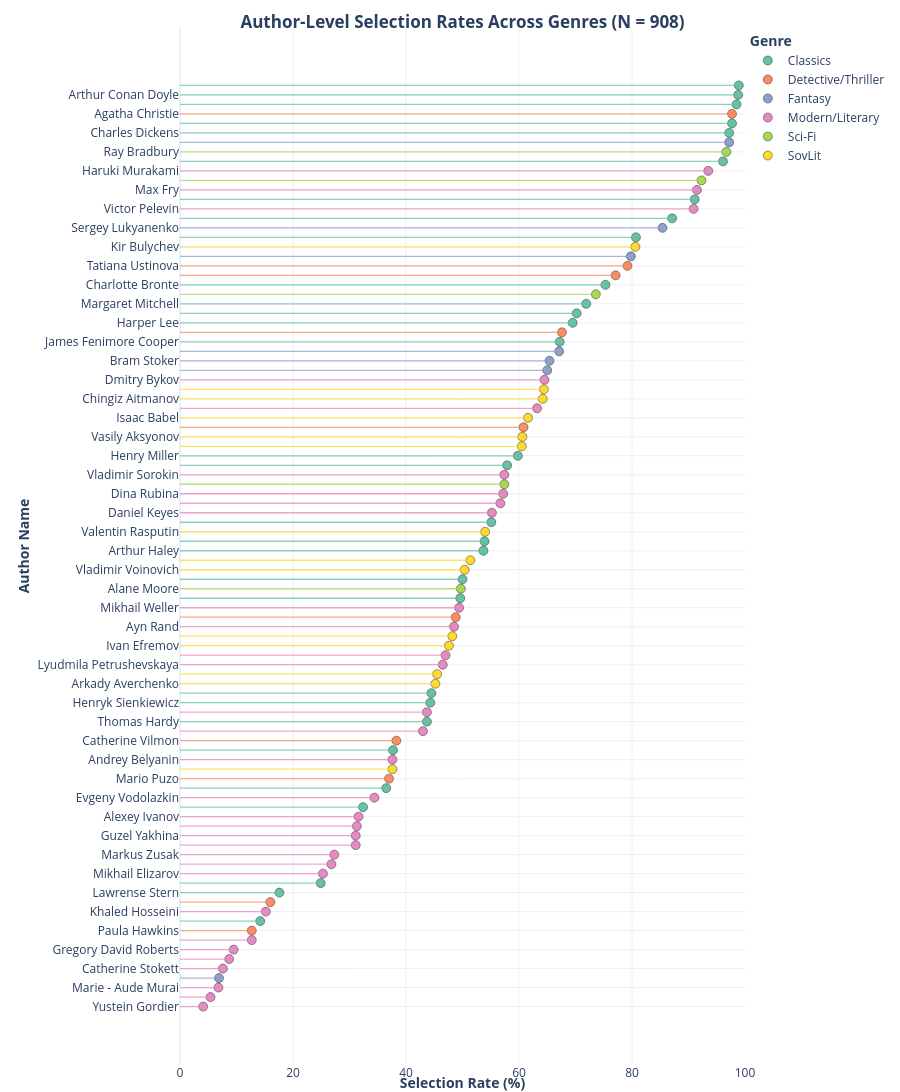

Notebook code cell kept with this figure:
### Code cell
# Interactive author selection ranking
import plotly.express as px
import plotly.graph_objects as go

plot_df = author_selection_rates.copy()
plot_df = plot_df.dropna(subset=["selection_rate_pct", "n_selected", "n_valid"])
plot_df["n_selected"] = plot_df["n_selected"].astype(float)
plot_df["n_valid"] = plot_df["n_valid"].astype(float)

# Keep order from ranking table (highest first)
item_order_desc = plot_df["item_label"].tolist()
item_order_asc = item_order_desc[::-1]

palette = px.colors.qualitative.Set2
genres = sorted(plot_df["genre"].dropna().unique().tolist())
color_map = {g: palette[i % len(palette)] for i, g in enumerate(genres)}

hover_template = (
    "<b>Author Name:</b> %{customdata[0]}<br>"
    "<b>Genre:</b> %{customdata[1]}<br>"
    "<b>Selection Rate:</b> %{x:.1f}%<br>"
    "<b>n selected:</b> %{customdata[2]:.0f}"
    "<extra></extra>"
)

fig_lollipop = go.Figure()

for _, row in plot_df.iterrows():
    fig_lollipop.add_shape(
        type="line",
        x0=0,
        x1=float(row["selection_rate_pct"]),
        y0=row["item_label"],
        y1=row["item_label"],
        xref="x",
        yref="y",
        line=dict(color=color_map.get(row["genre"], "#999999"), width=1.3),
        opacity=0.75,
    )

for genre_name in genres:
    sub = plot_df[plot_df["genre"] == genre_name]
    fig_lollipop.add_trace(
        go.Scatter(
            x=sub["selection_rate_pct"],
            y=sub["item_label"],
            mode="markers",
            name=genre_name,
            marker=dict(size=9, color=color_map[genre_name], line=dict(width=0.5, color="#333")),
            customdata=sub[["item_label", "genre", "n_selected"]].to_numpy(),
            hovertemplate=hover_template,
        )
    )

fig_lollipop.update_layout(
    # Prevent title/legend/axes from silently inflating margins (Plotly layout reference)
    margin_autoexpand=False,
    title=dict(
        text="<b>Author-Level Selection Rates Across Genres (N = 908)</b>",
        xref="paper",
        yref="paper",
        x=0.5,
        xanchor="center",
        # y must stay in [0, 1] in Plotly layout.title
        y=1.0,
        yanchor="bottom",
        automargin=False,
        pad=dict(t=0, b=0),
    ),
    template="plotly_white",
    height=max(700, int(18 * len(plot_df))),
    margin=dict(t=28, r=155, b=28, l=180, pad=0),
    legend=dict(
        title=dict(text="Genre", font=dict(weight=700)),
        xref="paper",
        yref="paper",
        x=1.005,
        xanchor="left",
        # Top of legend aligned with top of plotting area (same band as first author row)
        y=1.0,
        yanchor="top",
        valign="top",
    ),
)
fig_lollipop.update_xaxes(
    range=[0, 100],
    automargin=False,
    title=dict(text="<b>Selection Rate (%)</b>", standoff=11),
)
fig_lollipop.update_yaxes(
    automargin=False,
    title=dict(text="<b>Author Name</b>", standoff=4),
    categoryorder="array",
    categoryarray=item_order_asc,
)
fig_lollipop.show()

### Figure 1 — Plotly figure (JSON) as saved in the notebook; plotly's stock layout.template omitted (floating-point values rounded to 4 significant figures)
{"data": [{"customdata": [["Jules Verne", "Classics", 898], ["Arthur Conan Doyle", "Classics", 897], ["Jack London", "Classics", 894], ["Alexandre Dumas", "Classics", 887], ["Charles Dickens", "Classics", 883], ["Eric Maria Remarque", "Classics", 873], ["Bernard Shaw", "Classics", 827], ["Jane Austen", "Classics", 791], ["Gabriel Garsia Marquez", "Classics", 733], ["Charlotte Bronte", "Classics", 684], ["Margaret Mitchell", "Classics", 653], ["Somerset Maugham", "Classics", 637], ["Harper Lee", "Classics", 631], ["James Fenimore Cooper", "Classics", 610], ["Henry Miller", "Classics", 543], ["Alan Milne", "Classics", 526], ["William Thackeray", "Classics", 500], ["John Fowles", "Classics", 489], ["Arthur Haley", "Classics", 488], ["Ethel Lilian Voynich", "Classics", 454], ["Irving Stone", "Classics", 450], ["Samuel Beckett", "Classics", 404], ["Henryk Sienkiewicz", "Classics", 402], ["Thomas Hardy", "Classics", 397], ["Colin McCullough", "Classics", 342], ["Milorad Pavic", "Classics", 331], ["Herman Melville", "Classics", 294], ["Boris Vian", "Classics", 226], ["Lawrense Stern", "Classics", 160], ["Archibald Cronin", "Classics", 129]], "hovertemplate": "<b>Author Name:</b> %{customdata[0]}<br><b>Genre:</b> %{customdata[1]}<br><b>Selection Rate:</b> %{x:.1f}%<br><b>n selected:</b> %{customdata[2]:.0f}<extra></extra>", "marker": {"color": "rgb(102,194,165)", "line": {"color": "#333", "width": 0.5}, "size": 9}, "mode": "markers", "name": "Classics", "type": "scatter", "x": [98.9, 98.8, 98.5, 97.7, 97.2, 96.1, 91.1, 87.1, 80.7, 75.3, 71.9, 70.2, 69.5, 67.2, 59.8, 57.9, 55.1, 53.9, 53.7, 50.0, 49.6, 44.5, 44.3, 43.7, 37.7, 36.5, 32.4, 24.9, 17.6, 14.2], "y": ["Jules Verne", "Arthur Conan Doyle", "Jack London", "Alexandre Dumas", "Charles Dickens", "Eric Maria Remarque", "Bernard Shaw", "Jane Austen", "Gabriel Garsia Marquez", "Charlotte Bronte", "Margaret Mitchell", "Somerset Maugham", "Harper Lee", "James Fenimore Cooper", "Henry Miller", "Alan Milne", "William Thackeray", "John Fowles", "Arthur Haley", "Ethel Lilian Voynich", "Irving Stone", "Samuel Beckett", "Henryk Sienkiewicz", "Thomas Hardy", "Colin McCullough", "Milorad Pavic", "Herman Melville", "Boris Vian", "Lawrense Stern", "Archibald Cronin"]}, {"customdata": [["Agatha Christie", "Detective/Thriller", 887], ["Tatiana Ustinova", "Detective/Thriller", 719], ["Dan Bruwn", "Detective/Thriller", 700], ["Ian Fleming", "Detective/Thriller", 613], ["Alexandra Marinina", "Detective/Thriller", 552], ["Yu Nesbo", "Detective/Thriller", 443], ["Catherine Vilmon", "Detective/Thriller", 348], ["Mario Puzo", "Detective/Thriller", 336], ["Gillian Flynn", "Detective/Thriller", 145], ["Paula Hawkins", "Detective/Thriller", 115]], "hovertemplate": "<b>Author Name:</b> %{customdata[0]}<br><b>Genre:</b> %{customdata[1]}<br><b>Selection Rate:</b> %{x:.1f}%<br><b>n selected:</b> %{customdata[2]:.0f}<extra></extra>", "marker": {"color": "rgb(252,141,98)", "line": {"color": "#333", "width": 0.5}, "size": 9}, "mode": "markers", "name": "Detective/Thriller", "type": "scatter", "x": [97.7, 79.2, 77.1, 67.6, 60.8, 48.8, 38.3, 37.0, 16.0, 12.7], "y": ["Agatha Christie", "Tatiana Ustinova", "Dan Bruwn", "Ian Fleming", "Alexandra Marinina", "Yu Nesbo", "Catherine Vilmon", "Mario Puzo", "Gillian Flynn", "Paula Hawkins"]}, {"customdata": [["John R.R. Tolkien", "Fantasy", 883], ["Sergey Lukyanenko", "Fantasy", 775], ["George R.R. Martin", "Fantasy", 725], ["Neil Gaiman", "Fantasy", 609], ["Bram Stoker", "Fantasy", 594], ["Andrzej Sapkovski", "Fantasy", 590], ["Lee Bardugo", "Fantasy", 63]], "hovertemplate": "<b>Author Name:</b> %{customdata[0]}<br><b>Genre:</b> %{customdata[1]}<br><b>Selection Rate:</b> %{x:.1f}%<br><b>n selected:</b> %{customdata[2]:.0f}<extra></extra>", "marker": {"color": "rgb(141,160,203)", "line": {"color": "#333", "width": 0.5}, "size": 9}, "mode": "markers", "name": "Fantasy", "type": "scatter", "x": [97.2, 85.4, 79.8, 67.1, 65.4, 65.0, 6.9], "y": ["John R.R. Tolkien", "Sergey Lukyanenko", "George R.R. Martin", "Neil Gaiman", "Bram Stoker", "Andrzej Sapkovski", "Lee Bardugo"]}, {"customdata": [["Haruki Murakami", "Modern/Literary", 849], ["Max Fry", "Modern/Literary", 831], ["Victor Pelevin", "Modern/Literary", 825], ["Dmitry Bykov", "Modern/Literary", 586], ["Zakhar Prilepin", "Modern/Literary", 574], ["Vladimir Sorokin", "Modern/Literary", 521], ["Dina Rubina", "Modern/Literary", 519], ["Janusz Wisniewski", "Modern/Literary", 515], ["Daniel Keyes", "Modern/Literary", 501], ["Mikhail Weller", "Modern/Literary", 449], ["Ayn Rand", "Modern/Literary", 440], ["Irwin Welch", "Modern/Literary", 427], ["Lyudmila Petrushevskaya", "Modern/Literary", 422], ["Mariam  Petrosyan", "Modern/Literary", 397], ["Pavel Sanaev", "Modern/Literary", 390], ["Andrey Belyanin", "Modern/Literary", 341], ["Evgeny Vodolazkin", "Modern/Literary", 312], ["Alexey Ivanov", "Modern/Literary", 287], ["Michel Houlleback", "Modern/Literary", 284], ["Guzel Yakhina", "Modern/Literary", 282], ["Donna Tartt", "Modern/Literary", 282], ["Markus Zusak", "Modern/Literary", 248], ["Narine Abgaryan", "Modern/Literary", 243], ["Mikhail Elizarov", "Modern/Literary", 230], ["Khaled Hosseini", "Modern/Literary", 138], ["Frederik Bucman", "Modern/Literary", 115], ["Gregory David Roberts", "Modern/Literary", 86], ["Art Spiegelman", "Modern/Literary", 79], ["Catherine Stokett", "Modern/Literary", 69], ["Marie - Aude Murai", "Modern/Literary", 62], ["Reshad Nuri Gyuntekin", "Modern/Literary", 49], ["Yustein Gordier", "Modern/Literary", 37]], "hovertemplate": "<b>Author Name:</b> %{customdata[0]}<br><b>Genre:</b> %{customdata[1]}<br><b>Selection Rate:</b> %{x:.1f}%<br><b>n selected:</b> %{customdata[2]:.0f}<extra></extra>", "marker": {"color": "rgb(231,138,195)", "line": {"color": "#333", "width": 0.5}, "size": 9}, "mode": "markers", "name": "Modern/Literary", "type": "scatter", "x": [93.5, 91.5, 90.9, 64.5, 63.2, 57.4, 57.2, 56.7, 55.2, 49.4, 48.5, 47.0, 46.5, 43.7, 43.0, 37.6, 34.4, 31.6, 31.3, 31.1, 31.1, 27.3, 26.8, 25.3, 15.2, 12.7, 9.5, 8.7, 7.6, 6.8, 5.4, 4.1], "y": ["Haruki Murakami", "Max Fry", "Victor Pelevin", "Dmitry Bykov", "Zakhar Prilepin", "Vladimir Sorokin", "Dina Rubina", "Janusz Wisniewski", "Daniel Keyes", "Mikhail Weller", "Ayn Rand", "Irwin Welch", "Lyudmila Petrushevskaya", "Mariam  Petrosyan", "Pavel Sanaev", "Andrey Belyanin", "Evgeny Vodolazkin", "Alexey Ivanov", "Michel Houlleback", "Guzel Yakhina", "Donna Tartt", "Markus Zusak", "Narine Abgaryan", "Mikhail Elizarov", "Khaled Hosseini", "Frederik Bucman", "Gregory David Roberts", "Art Spiegelman", "Catherine Stokett", "Marie - Aude Murai", "Reshad Nuri Gyuntekin", "Yustein Gordier"]}, {"customdata": [["Ray Bradbury", "Sci-Fi", 878], ["George Orwell", "Sci-Fi", 838], ["Aldous Huxley", "Sci-Fi", 668], ["Dmutry Gluhovsky", "Sci-Fi", 521], ["Alane Moore", "Sci-Fi", 451]], "hovertemplate": "<b>Author Name:</b> %{customdata[0]}<br><b>Genre:</b> %{customdata[1]}<br><b>Selection Rate:</b> %{x:.1f}%<br><b>n selected:</b> %{customdata[2]:.0f}<extra></extra>", "marker": {"color": "rgb(166,216,84)", "line": {"color": "#333", "width": 0.5}, "size": 9}, "mode": "markers", "name": "Sci-Fi", "type": "scatter", "x": [96.7, 92.3, 73.6, 57.4, 49.7], "y": ["Ray Bradbury", "George Orwell", "Aldous Huxley", "Dmutry Gluhovsky", "Alane Moore"]}, {"customdata": [["Kir Bulychev", "SovLit", 732], ["Victor Astafiev", "SovLit", 585], ["Chingiz Aitmanov", "SovLit", 583], ["Isaac Babel", "SovLit", 559], ["Vasily Aksyonov", "SovLit", 550], ["Yury  Olesha", "SovLit", 549], ["Valentin Rasputin", "SovLit", 490], ["Daniil Granin", "SovLit", 467], ["Vladimir Voinovich", "SovLit", 458], ["Victor Erofeev", "SovLit", 438], ["Ivan Efremov", "SovLit", 432], ["Leonid Andreev", "SovLit", 413], ["Arkady Averchenko", "SovLit", 410], ["Boris Vasiliev", "SovLit", 341]], "hovertemplate": "<b>Author Name:</b> %{customdata[0]}<br><b>Genre:</b> %{customdata[1]}<br><b>Selection Rate:</b> %{x:.1f}%<br><b>n selected:</b> %{customdata[2]:.0f}<extra></extra>", "marker": {"color": "rgb(255,217,47)", "line": {"color": "#333", "width": 0.5}, "size": 9}, "mode": "markers", "name": "SovLit", "type": "scatter", "x": [80.6, 64.4, 64.2, 61.6, 60.6, 60.5, 54.0, 51.4, 50.4, 48.2, 47.6, 45.5, 45.2, 37.6], "y": ["Kir Bulychev", "Victor Astafiev", "Chingiz Aitmanov", "Isaac Babel", "Vasily Aksyonov", "Yury  Olesha", "Valentin Rasputin", "Daniil Granin", "Vladimir Voinovich", "Victor Erofeev", "Ivan Efremov", "Leonid Andreev", "Arkady Averchenko", "Boris Vasiliev"]}], "layout": {"height": 1764, "legend": {"title": {"font": {"weight": 700}, "text": "Genre"}, "valign": "top", "x": 1.005, "xanchor": "left", "xref": "paper", "y": 1, "yanchor": "top", "yref": "paper"}, "margin": {"autoexpand": false, "b": 28, "l": 180, "pad": 0, "r": 155, "t": 28}, "shapes": [{"line": {"color": "rgb(102,194,165)", "width": 1.3}, "opacity": 0.75, "type": "line", "x0": 0, "x1": 98.9, "xref": "x", "y0": "Jules Verne", "y1": "Jules Verne", "yref": "y"}, {"line": {"color": "rgb(102,194,165)", "width": 1.3}, "opacity": 0.75, "type": "line", "x0": 0, "x1": 98.8, "xref": "x", "y0": "Arthur Conan Doyle", "y1": "Arthur Conan Doyle", "yref": "y"}, {"line": {"color": "rgb(102,194,165)", "width": 1.3}, "opacity": 0.75, "type": "line", "x0": 0, "x1": 98.5, "xref": "x", "y0": "Jack London", "y1": "Jack London", "yref": "y"}, {"line": {"color": "rgb(252,141,98)", "width": 1.3}, "opacity": 0.75, "type": "line", "x0": 0, "x1": 97.7, "xref": "x", "y0": "Agatha Christie", "y1": "Agatha Christie", "yref": "y"}, {"line": {"color": "rgb(102,194,165)", "width": 1.3}, "opacity": 0.75, "type": "line", "x0": 0, "x1": 97.7, "xref": "x", "y0": "Alexandre Dumas", "y1": "Alexandre Dumas", "yref": "y"}, {"line": {"color": "rgb(102,194,165)", "width": 1.3}, "opacity": 0.75, "type": "line", "x0": 0, "x1": 97.2, "xref": "x", "y0": "Charles Dickens", "y1": "Charles Dickens", "yref": "y"}, {"line": {"color": "rgb(141,160,203)", "width": 1.3}, "opacity": 0.75, "type": "line", "x0": 0, "x1": 97.2, "xref": "x", "y0": "John R.R. Tolkien", "y1": "John R.R. Tolkien", "yref": "y"}, {"line": {"color": "rgb(166,216,84)", "width": 1.3}, "opacity": 0.75, "type": "line", "x0": 0, "x1": 96.7, "xref": "x", "y0": "Ray Bradbury", "y1": "Ray Bradbury", "yref": "y"}, {"line": {"color": "rgb(102,194,165)", "width": 1.3}, "opacity": 0.75, "type": "line", "x0": 0, "x1": 96.1, "xref": "x", "y0": "Eric Maria Remarque", "y1": "Eric Maria Remarque", "yref": "y"}, {"line": {"color": "rgb(231,138,195)", "width": 1.3}, "opacity": 0.75, "type": "line", "x0": 0, "x1": 93.5, "xref": "x", "y0": "Haruki Murakami", "y1": "Haruki Murakami", "yref": "y"}, {"line": {"color": "rgb(166,216,84)", "width": 1.3}, "opacity": 0.75, "type": "line", "x0": 0, "x1": 92.3, "xref": "x", "y0": "George Orwell", "y1": "George Orwell", "yref": "y"}, {"line": {"color": "rgb(231,138,195)", "width": 1.3}, "opacity": 0.75, "type": "line", "x0": 0, "x1": 91.5, "xref": "x", "y0": "Max Fry", "y1": "Max Fry", "yref": "y"}, {"line": {"color": "rgb(102,194,165)", "width": 1.3}, "opacity": 0.75, "type": "line", "x0": 0, "x1": 91.1, "xref": "x", "y0": "Bernard Shaw", "y1": "Bernard Shaw", "yref": "y"}, {"line": {"color": "rgb(231,138,195)", "width": 1.3}, "opacity": 0.75, "type": "line", "x0": 0, "x1": 90.9, "xref": "x", "y0": "Victor Pelevin", "y1": "Victor Pelevin", "yref": "y"}, {"line": {"color": "rgb(102,194,165)", "width": 1.3}, "opacity": 0.75, "type": "line", "x0": 0, "x1": 87.1, "xref": "x", "y0": "Jane Austen", "y1": "Jane Austen", "yref": "y"}, {"line": {"color": "rgb(141,160,203)", "width": 1.3}, "opacity": 0.75, "type": "line", "x0": 0, "x1": 85.4, "xref": "x", "y0": "Sergey Lukyanenko", "y1": "Sergey Lukyanenko", "yref": "y"}, {"line": {"color": "rgb(102,194,165)", "width": 1.3}, "opacity": 0.75, "type": "line", "x0": 0, "x1": 80.7, "xref": "x", "y0": "Gabriel Garsia Marquez", "y1": "Gabriel Garsia Marquez", "yref": "y"}, {"line": {"color": "rgb(255,217,47)", "width": 1.3}, "opacity": 0.75, "type": "line", "x0": 0, "x1": 80.6, "xref": "x", "y0": "Kir Bulychev", "y1": "Kir Bulychev", "yref": "y"}, {"line": {"color": "rgb(141,160,203)", "width": 1.3}, "opacity": 0.75, "type": "line", "x0": 0, "x1": 79.8, "xref": "x", "y0": "George R.R. Martin", "y1": "George R.R. Martin", "yref": "y"}, {"line": {"color": "rgb(252,141,98)", "width": 1.3}, "opacity": 0.75, "type": "line", "x0": 0, "x1": 79.2, "xref": "x", "y0": "Tatiana Ustinova", "y1": "Tatiana Ustinova", "yref": "y"}, {"line": {"color": "rgb(252,141,98)", "width": 1.3}, "opacity": 0.75, "type": "line", "x0": 0, "x1": 77.1, "xref": "x", "y0": "Dan Bruwn", "y1": "Dan Bruwn", "yref": "y"}, {"line": {"color": "rgb(102,194,165)", "width": 1.3}, "opacity": 0.75, "type": "line", "x0": 0, "x1": 75.3, "xref": "x", "y0": "Charlotte Bronte", "y1": "Charlotte Bronte", "yref": "y"}, {"line": {"color": "rgb(166,216,84)", "width": 1.3}, "opacity": 0.75, "type": "line", "x0": 0, "x1": 73.6, "xref": "x", "y0": "Aldous Huxley", "y1": "Aldous Huxley", "yref": "y"}, {"line": {"color": "rgb(102,194,165)", "width": 1.3}, "opacity": 0.75, "type": "line", "x0": 0, "x1": 71.9, "xref": "x", "y0": "Margaret Mitchell", "y1": "Margaret Mitchell", "yref": "y"}, {"line": {"color": "rgb(102,194,165)", "width": 1.3}, "opacity": 0.75, "type": "line", "x0": 0, "x1": 70.2, "xref": "x", "y0": "Somerset Maugham", "y1": "Somerset Maugham", "yref": "y"}, {"line": {"color": "rgb(102,194,165)", "width": 1.3}, "opacity": 0.75, "type": "line", "x0": 0, "x1": 69.5, "xref": "x", "y0": "Harper Lee", "y1": "Harper Lee", "yref": "y"}, {"line": {"color": "rgb(252,141,98)", "width": 1.3}, "opacity": 0.75, "type": "line", "x0": 0, "x1": 67.6, "xref": "x", "y0": "Ian Fleming", "y1": "Ian Fleming", "yref": "y"}, {"line": {"color": "rgb(102,194,165)", "width": 1.3}, "opacity": 0.75, "type": "line", "x0": 0, "x1": 67.2, "xref": "x", "y0": "James Fenimore Cooper", "y1": "James Fenimore Cooper", "yref": "y"}, {"line": {"color": "rgb(141,160,203)", "width": 1.3}, "opacity": 0.75, "type": "line", "x0": 0, "x1": 67.1, "xref": "x", "y0": "Neil Gaiman", "y1": "Neil Gaiman", "yref": "y"}, {"line": {"color": "rgb(141,160,203)", "width": 1.3}, "opacity": 0.75, "type": "line", "x0": 0, "x1": 65.4, "xref": "x", "y0": "Bram Stoker", "y1": "Bram Stoker", "yref": "y"}, {"line": {"color": "rgb(141,160,203)", "width": 1.3}, "opacity": 0.75, "type": "line", "x0": 0, "x1": 65, "xref": "x", "y0": "Andrzej Sapkovski", "y1": "Andrzej Sapkovski", "yref": "y"}, {"line": {"color": "rgb(231,138,195)", "width": 1.3}, "opacity": 0.75, "type": "line", "x0": 0, "x1": 64.5, "xref": "x", "y0": "Dmitry Bykov", "y1": "Dmitry Bykov", "yref": "y"}, {"line": {"color": "rgb(255,217,47)", "width": 1.3}, "opacity": 0.75, "type": "line", "x0": 0, "x1": 64.4, "xref": "x", "y0": "Victor Astafiev", "y1": "Victor Astafiev", "yref": "y"}, {"line": {"color": "rgb(255,217,47)", "width": 1.3}, "opacity": 0.75, "type": "line", "x0": 0, "x1": 64.2, "xref": "x", "y0": "Chingiz Aitmanov", "y1": "Chingiz Aitmanov", "yref": "y"}, {"line": {"color": "rgb(231,138,195)", "width": 1.3}, "opacity": 0.75, "type": "line", "x0": 0, "x1": 63.2, "xref": "x", "y0": "Zakhar Prilepin", "y1": "Zakhar Prilepin", "yref": "y"}, {"line": {"color": "rgb(255,217,47)", "width": 1.3}, "opacity": 0.75, "type": "line", "x0": 0, "x1": 61.6, "xref": "x", "y0": "Isaac Babel", "y1": "Isaac Babel", "yref": "y"}, {"line": {"color": "rgb(252,141,98)", "width": 1.3}, "opacity": 0.75, "type": "line", "x0": 0, "x1": 60.8, "xref": "x", "y0": "Alexandra Marinina", "y1": "Alexandra Marinina", "yref": "y"}, {"line": {"color": "rgb(255,217,47)", "width": 1.3}, "opacity": 0.75, "type": "line", "x0": 0, "x1": 60.6, "xref": "x", "y0": "Vasily Aksyonov", "y1": "Vasily Aksyonov", "yref": "y"}, {"line": {"color": "rgb(255,217,47)", "width": 1.3}, "opacity": 0.75, "type": "line", "x0": 0, "x1": 60.5, "xref": "x", "y0": "Yury  Olesha", "y1": "Yury  Olesha", "yref": "y"}, {"line": {"color": "rgb(102,194,165)", "width": 1.3}, "opacity": 0.75, "type": "line", "x0": 0, "x1": 59.8, "xref": "x", "y0": "Henry Miller", "y1": "Henry Miller", "yref": "y"}, {"line": {"color": "rgb(102,194,165)", "width": 1.3}, "opacity": 0.75, "type": "line", "x0": 0, "x1": 57.9, "xref": "x", "y0": "Alan Milne", "y1": "Alan Milne", "yref": "y"}, {"line": {"color": "rgb(231,138,195)", "width": 1.3}, "opacity": 0.75, "type": "line", "x0": 0, "x1": 57.4, "xref": "x", "y0": "Vladimir Sorokin", "y1": "Vladimir Sorokin", "yref": "y"}, {"line": {"color": "rgb(166,216,84)", "width": 1.3}, "opacity": 0.75, "type": "line", "x0": 0, "x1": 57.4, "xref": "x", "y0": "Dmutry Gluhovsky", "y1": "Dmutry Gluhovsky", "yref": "y"}, {"line": {"color": "rgb(231,138,195)", "width": 1.3}, "opacity": 0.75, "type": "line", "x0": 0, "x1": 57.2, "xref": "x", "y0": "Dina Rubina", "y1": "Dina Rubina", "yref": "y"}, {"line": {"color": "rgb(231,138,195)", "width": 1.3}, "opacity": 0.75, "type": "line", "x0": 0, "x1": 56.7, "xref": "x", "y0": "Janusz Wisniewski", "y1": "Janusz Wisniewski", "yref": "y"}, {"line": {"color": "rgb(231,138,195)", "width": 1.3}, "opacity": 0.75, "type": "line", "x0": 0, "x1": 55.2, "xref": "x", "y0": "Daniel Keyes", "y1": "Daniel Keyes", "yref": "y"}, {"line": {"color": "rgb(102,194,165)", "width": 1.3}, "opacity": 0.75, "type": "line", "x0": 0, "x1": 55.1, "xref": "x", "y0": "William Thackeray", "y1": "William Thackeray", "yref": "y"}, {"line": {"color": "rgb(255,217,47)", "width": 1.3}, "opacity": 0.75, "type": "line", "x0": 0, "x1": 54, "xref": "x", "y0": "Valentin Rasputin", "y1": "Valentin Rasputin", "yref": "y"}, {"line": {"color": "rgb(102,194,165)", "width": 1.3}, "opacity": 0.75, "type": "line", "x0": 0, "x1": 53.9, "xref": "x", "y0": "John Fowles", "y1": "John Fowles", "yref": "y"}, {"line": {"color": "rgb(102,194,165)", "width": 1.3}, "opacity": 0.75, "type": "line", "x0": 0, "x1": 53.7, "xref": "x", "y0": "Arthur Haley", "y1": "Arthur Haley", "yref": "y"}, {"line": {"color": "rgb(255,217,47)", "width": 1.3}, "opacity": 0.75, "type": "line", "x0": 0, "x1": 51.4, "xref": "x", "y0": "Daniil Granin", "y1": "Daniil Granin", "yref": "y"}, {"line": {"color": "rgb(255,217,47)", "width": 1.3}, "opacity": 0.75, "type": "line", "x0": 0, "x1": 50.4, "xref": "x", "y0": "Vladimir Voinovich", "y1": "Vladimir Voinovich", "yref": "y"}, {"line": {"color": "rgb(102,194,165)", "width": 1.3}, "opacity": 0.75, "type": "line", "x0": 0, "x1": 50, "xref": "x", "y0": "Ethel Lilian Voynich", "y1": "Ethel Lilian Voynich", "yref": "y"}, {"line": {"color": "rgb(166,216,84)", "width": 1.3}, "opacity": 0.75, "type": "line", "x0": 0, "x1": 49.7, "xref": "x", "y0": "Alane Moore", "y1": "Alane Moore", "yref": "y"}, {"line": {"color": "rgb(102,194,165)", "width": 1.3}, "opacity": 0.75, "type": "line", "x0": 0, "x1": 49.6, "xref": "x", "y0": "Irving Stone", "y1": "Irving Stone", "yref": "y"}, {"line": {"color": "rgb(231,138,195)", "width": 1.3}, "opacity": 0.75, "type": "line", "x0": 0, "x1": 49.4, "xref": "x", "y0": "Mikhail Weller", "y1": "Mikhail Weller", "yref": "y"}, {"line": {"color": "rgb(252,141,98)", "width": 1.3}, "opacity": 0.75, "type": "line", "x0": 0, "x1": 48.8, "xref": "x", "y0": "Yu Nesbo", "y1": "Yu Nesbo", "yref": "y"}, {"line": {"color": "rgb(231,138,195)", "width": 1.3}, "opacity": 0.75, "type": "line", "x0": 0, "x1": 48.5, "xref": "x", "y0": "Ayn Rand", "y1": "Ayn Rand", "yref": "y"}, {"line": {"color": "rgb(255,217,47)", "width": 1.3}, "opacity": 0.75, "type": "line", "x0": 0, "x1": 48.2, "xref": "x", "y0": "Victor Erofeev", "y1": "Victor Erofeev", "yref": "y"}, {"line": {"color": "rgb(255,217,47)", "width": 1.3}, "opacity": 0.75, "type": "line", "x0": 0, "x1": 47.6, "xref": "x", "y0": "Ivan Efremov", "y1": "Ivan Efremov", "yref": "y"}, {"line": {"color": "rgb(231,138,195)", "width": 1.3}, "opacity": 0.75, "type": "line", "x0": 0, "x1": 47, "xref": "x", "y0": "Irwin Welch", "y1": "Irwin Welch", "yref": "y"}, {"line": {"color": "rgb(231,138,195)", "width": 1.3}, "opacity": 0.75, "type": "line", "x0": 0, "x1": 46.5, "xref": "x", "y0": "Lyudmila Petrushevskaya", "y1": "Lyudmila Petrushevskaya", "yref": "y"}, {"line": {"color": "rgb(255,217,47)", "width": 1.3}, "opacity": 0.75, "type": "line", "x0": 0, "x1": 45.5, "xref": "x", "y0": "Leonid Andreev", "y1": "Leonid Andreev", "yref": "y"}, {"line": {"color": "rgb(255,217,47)", "width": 1.3}, "opacity": 0.75, "type": "line", "x0": 0, "x1": 45.2, "xref": "x", "y0": "Arkady Averchenko", "y1": "Arkady Averchenko", "yref": "y"}, {"line": {"color": "rgb(102,194,165)", "width": 1.3}, "opacity": 0.75, "type": "line", "x0": 0, "x1": 44.5, "xref": "x", "y0": "Samuel Beckett", "y1": "Samuel Beckett", "yref": "y"}, {"line": {"color": "rgb(102,194,165)", "width": 1.3}, "opacity": 0.75, "type": "line", "x0": 0, "x1": 44.3, "xref": "x", "y0": "Henryk Sienkiewicz", "y1": "Henryk Sienkiewicz", "yref": "y"}, {"line": {"color": "rgb(231,138,195)", "width": 1.3}, "opacity": 0.75, "type": "line", "x0": 0, "x1": 43.7, "xref": "x", "y0": "Mariam  Petrosyan", "y1": "Mariam  Petrosyan", "yref": "y"}, {"line": {"color": "rgb(102,194,165)", "width": 1.3}, "opacity": 0.75, "type": "line", "x0": 0, "x1": 43.7, "xref": "x", "y0": "Thomas Hardy", "y1": "Thomas Hardy", "yref": "y"}, {"line": {"color": "rgb(231,138,195)", "width": 1.3}, "opacity": 0.75, "type": "line", "x0": 0, "x1": 43, "xref": "x", "y0": "Pavel Sanaev", "y1": "Pavel Sanaev", "yref": "y"}, {"line": {"color": "rgb(252,141,98)", "width": 1.3}, "opacity": 0.75, "type": "line", "x0": 0, "x1": 38.3, "xref": "x", "y0": "Catherine Vilmon", "y1": "Catherine Vilmon", "yref": "y"}, {"line": {"color": "rgb(102,194,165)", "width": 1.3}, "opacity": 0.75, "type": "line", "x0": 0, "x1": 37.7, "xref": "x", "y0": "Colin McCullough", "y1": "Colin McCullough", "yref": "y"}, {"line": {"color": "rgb(231,138,195)", "width": 1.3}, "opacity": 0.75, "type": "line", "x0": 0, "x1": 37.6, "xref": "x", "y0": "Andrey Belyanin", "y1": "Andrey Belyanin", "yref": "y"}, {"line": {"color": "rgb(255,217,47)", "width": 1.3}, "opacity": 0.75, "type": "line", "x0": 0, "x1": 37.6, "xref": "x", "y0": "Boris Vasiliev", "y1": "Boris Vasiliev", "yref": "y"}, {"line": {"color": "rgb(252,141,98)", "width": 1.3}, "opacity": 0.75, "type": "line", "x0": 0, "x1": 37, "xref": "x", "y0": "Mario Puzo", "y1": "Mario Puzo", "yref": "y"}, {"line": {"color": "rgb(102,194,165)", "width": 1.3}, "opacity": 0.75, "type": "line", "x0": 0, "x1": 36.5, "xref": "x", "y0": "Milorad Pavic", "y1": "Milorad Pavic", "yref": "y"}, {"line": {"color": "rgb(231,138,195)", "width": 1.3}, "opacity": 0.75, "type": "line", "x0": 0, "x1": 34.4, "xref": "x", "y0": "Evgeny Vodolazkin", "y1": "Evgeny Vodolazkin", "yref": "y"}, {"line": {"color": "rgb(102,194,165)", "width": 1.3}, "opacity": 0.75, "type": "line", "x0": 0, "x1": 32.4, "xref": "x", "y0": "Herman Melville", "y1": "Herman Melville", "yref": "y"}, {"line": {"color": "rgb(231,138,195)", "width": 1.3}, "opacity": 0.75, "type": "line", "x0": 0, "x1": 31.6, "xref": "x", "y0": "Alexey Ivanov", "y1": "Alexey Ivanov", "yref": "y"}, {"line": {"color": "rgb(231,138,195)", "width": 1.3}, "opacity": 0.75, "type": "line", "x0": 0, "x1": 31.3, "xref": "x", "y0": "Michel Houlleback", "y1": "Michel Houlleback", "yref": "y"}, {"line": {"color": "rgb(231,138,195)", "width": 1.3}, "opacity": 0.75, "type": "line", "x0": 0, "x1": 31.1, "xref": "x", "y0": "Guzel Yakhina", "y1": "Guzel Yakhina", "yref": "y"}, {"line": {"color": "rgb(231,138,195)", "width": 1.3}, "opacity": 0.75, "type": "line", "x0": 0, "x1": 31.1, "xref": "x", "y0": "Donna Tartt", "y1": "Donna Tartt", "yref": "y"}, {"line": {"color": "rgb(231,138,195)", "width": 1.3}, "opacity": 0.75, "type": "line", "x0": 0, "x1": 27.3, "xref": "x", "y0": "Markus Zusak", "y1": "Markus Zusak", "yref": "y"}, {"line": {"color": "rgb(231,138,195)", "width": 1.3}, "opacity": 0.75, "type": "line", "x0": 0, "x1": 26.8, "xref": "x", "y0": "Narine Abgaryan", "y1": "Narine Abgaryan", "yref": "y"}, {"line": {"color": "rgb(231,138,195)", "width": 1.3}, "opacity": 0.75, "type": "line", "x0": 0, "x1": 25.3, "xref": "x", "y0": "Mikhail Elizarov", "y1": "Mikhail Elizarov", "yref": "y"}, {"line": {"color": "rgb(102,194,165)", "width": 1.3}, "opacity": 0.75, "type": "line", "x0": 0, "x1": 24.9, "xref": "x", "y0": "Boris Vian", "y1": "Boris Vian", "yref": "y"}, {"line": {"color": "rgb(102,194,165)", "width": 1.3}, "opacity": 0.75, "type": "line", "x0": 0, "x1": 17.6, "xref": "x", "y0": "Lawrense Stern", "y1": "Lawrense Stern", "yref": "y"}, {"line": {"color": "rgb(252,141,98)", "width": 1.3}, "opacity": 0.75, "type": "line", "x0": 0, "x1": 16, "xref": "x", "y0": "Gillian Flynn", "y1": "Gillian Flynn", "yref": "y"}, {"line": {"color": "rgb(231,138,195)", "width": 1.3}, "opacity": 0.75, "type": "line", "x0": 0, "x1": 15.2, "xref": "x", "y0": "Khaled Hosseini", "y1": "Khaled Hosseini", "yref": "y"}, {"line": {"color": "rgb(102,194,165)", "width": 1.3}, "opacity": 0.75, "type": "line", "x0": 0, "x1": 14.2, "xref": "x", "y0": "Archibald Cronin", "y1": "Archibald Cronin", "yref": "y"}, {"line": {"color": "rgb(252,141,98)", "width": 1.3}, "opacity": 0.75, "type": "line", "x0": 0, "x1": 12.7, "xref": "x", "y0": "Paula Hawkins", "y1": "Paula Hawkins", "yref": "y"}, {"line": {"color": "rgb(231,138,195)", "width": 1.3}, "opacity": 0.75, "type": "line", "x0": 0, "x1": 12.7, "xref": "x", "y0": "Frederik Bucman", "y1": "Frederik Bucman", "yref": "y"}, {"line": {"color": "rgb(231,138,195)", "width": 1.3}, "opacity": 0.75, "type": "line", "x0": 0, "x1": 9.5, "xref": "x", "y0": "Gregory David Roberts", "y1": "Gregory David Roberts", "yref": "y"}, {"line": {"color": "rgb(231,138,195)", "width": 1.3}, "opacity": 0.75, "type": "line", "x0": 0, "x1": 8.7, "xref": "x", "y0": "Art Spiegelman", "y1": "Art Spiegelman", "yref": "y"}, {"line": {"color": "rgb(231,138,195)", "width": 1.3}, "opacity": 0.75, "type": "line", "x0": 0, "x1": 7.6, "xref": "x", "y0": "Catherine Stokett", "y1": "Catherine Stokett", "yref": "y"}, {"line": {"color": "rgb(141,160,203)", "width": 1.3}, "opacity": 0.75, "type": "line", "x0": 0, "x1": 6.9, "xref": "x", "y0": "Lee Bardugo", "y1": "Lee Bardugo", "yref": "y"}, {"line": {"color": "rgb(231,138,195)", "width": 1.3}, "opacity": 0.75, "type": "line", "x0": 0, "x1": 6.8, "xref": "x", "y0": "Marie - Aude Murai", "y1": "Marie - Aude Murai", "yref": "y"}, {"line": {"color": "rgb(231,138,195)", "width": 1.3}, "opacity": 0.75, "type": "line", "x0": 0, "x1": 5.4, "xref": "x", "y0": "Reshad Nuri Gyuntekin", "y1": "Reshad Nuri Gyuntekin", "yref": "y"}, {"line": {"color": "rgb(231,138,195)", "width": 1.3}, "opacity": 0.75, "type": "line", "x0": 0, "x1": 4.1, "xref": "x", "y0": "Yustein Gordier", "y1": "Yustein Gordier", "yref": "y"}], "title": {"automargin": false, "pad": {"b": 0, "t": 0}, "text": "<b>Author-Level Selection Rates Across Genres (N = 908)</b>", "x": 0.5, "xanchor": "center", "xref": "paper", "y": 1, "yanchor": "bottom", "yref": "paper"}, "xaxis": {"automargin": false, "range": [0, 100], "title": {"standoff": 11, "text": "<b>Selection Rate (%)</b>"}}, "yaxis": {"automargin": false, "categoryarray": ["Yustein Gordier", "Reshad Nuri Gyuntekin", "Marie - Aude Murai", "Lee Bardugo", "Catherine Stokett", "Art Spiegelman", "Gregory David Roberts", "Frederik Bucman", "Paula Hawkins", "Archibald Cronin", "Khaled Hosseini", "Gillian Flynn", "Lawrense Stern", "Boris Vian", "Mikhail Elizarov", "Narine Abgaryan", "Markus Zusak", "Donna Tartt", "Guzel Yakhina", "Michel Houlleback", "Alexey Ivanov", "Herman Melville", "Evgeny Vodolazkin", "Milorad Pavic", "Mario Puzo", "Boris Vasiliev", "Andrey Belyanin", "Colin McCullough", "Catherine Vilmon", "Pavel Sanaev", "Thomas Hardy", "Mariam  Petrosyan", "Henryk Sienkiewicz", "Samuel Beckett", "Arkady Averchenko", "Leonid Andreev", "Lyudmila Petrushevskaya", "Irwin Welch", "Ivan Efremov", "Victor Erofeev", "Ayn Rand", "Yu Nesbo", "Mikhail Weller", "Irving Stone", "Alane Moore", "Ethel Lilian Voynich", "Vladimir Voinovich", "Daniil Granin", "Arthur Haley", "John Fowles", "Valentin Rasputin", "William Thackeray", "Daniel Keyes", "Janusz Wisniewski", "Dina Rubina", "Dmutry Gluhovsky", "Vladimir Sorokin", "Alan Milne", "Henry Miller", "Yury  Olesha", "Vasily Aksyonov", "Alexandra Marinina", "Isaac Babel", "Zakhar Prilepin", "Chingiz Aitmanov", "Victor Astafiev", "Dmitry Bykov", "Andrzej Sapkovski", "Bram Stoker", "Neil Gaiman", "James Fenimore Cooper", "Ian Fleming", "Harper Lee", "Somerset Maugham", "Margaret Mitchell", "Aldous Huxley", "Charlotte Bronte", "Dan Bruwn", "Tatiana Ustinova", "George R.R. Martin", "Kir Bulychev", "Gabriel Garsia Marquez", "Sergey Lukyanenko", "Jane Austen", "Victor Pelevin", "Bernard Shaw", "Max Fry", "George Orwell", "Haruki Murakami", "Eric Maria Remarque", "Ray Bradbury", "John R.R. Tolkien", "Charles Dickens", "Alexandre Dumas", "Agatha Christie", "Jack London", "Arthur Conan Doyle", "Jules Verne"], "categoryorder": "array", "title": {"standoff": 4, "text": "<b>Author Name</b>"}}}}
